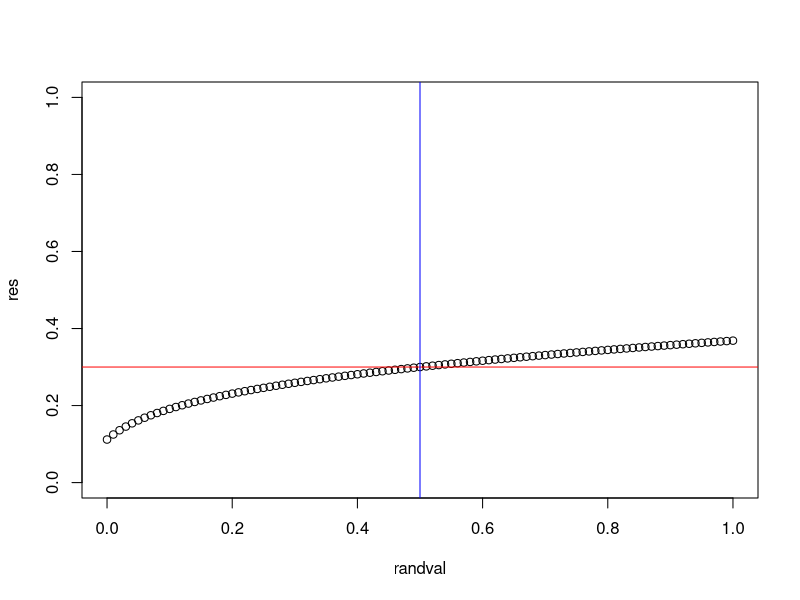

The R source for this figure:
## ---- chunk 1
knitr::opts_chunk$set(
  collapse = TRUE,
  comment = "#>"
)
## ---- chunk 2
Pval <- 0.3  # estimated parameter value
Pmin <- 0    # lower bound for parameter
Pmax <- 1    # upper bound for parameter

jitterfac <- 0.1
zmin <- qnorm(0.001)
zmax <- qnorm(0.999)
Pmean <- (Pmin + Pmax) / 2
Psigma <- (Pmax - Pmean) / zmax
zval <- (Pval - Pmean) / Psigma

nr <- 101
randval <- seq(0, 1, length.out = nr)
res <- rep(NA, nr)
for (i in 1:nr){
  kval <- pnorm(zval)
  temp <- randval[i] # runif(1)
  kjitter <- kval + (jitterfac * ((2 * temp) - 1))
  if (kjitter < 0.0001){
    newval <- Pmin + 0.1 * (Pval - Pmin)
  } else if (kjitter > 0.9999){
    newval <- Pmax - 0.1 * (Pmax - Pval)
  } else {
    zjitter <- qnorm(kjitter)
    newval <- Pmean + (Psigma * zjitter)
  }
  # check for jittered value outside bounds
  if (newval < Pmin) newval <- Pmin
  if (newval > Pmax) newval <- Pmax
  res[i] <- newval
}
plot(randval, res, ylim = c(Pmin, Pmax))
abline(h=Pval, col="red")
abline(v=0.5, col="blue")
